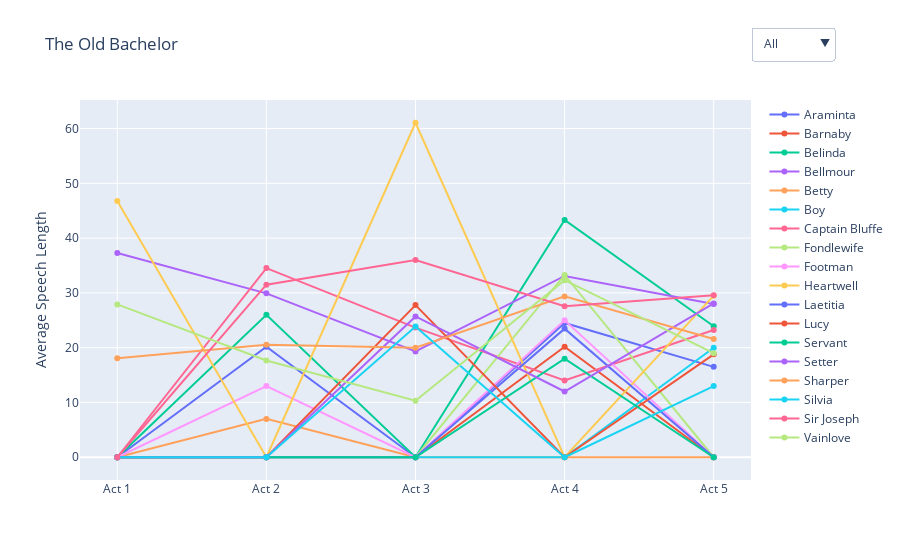
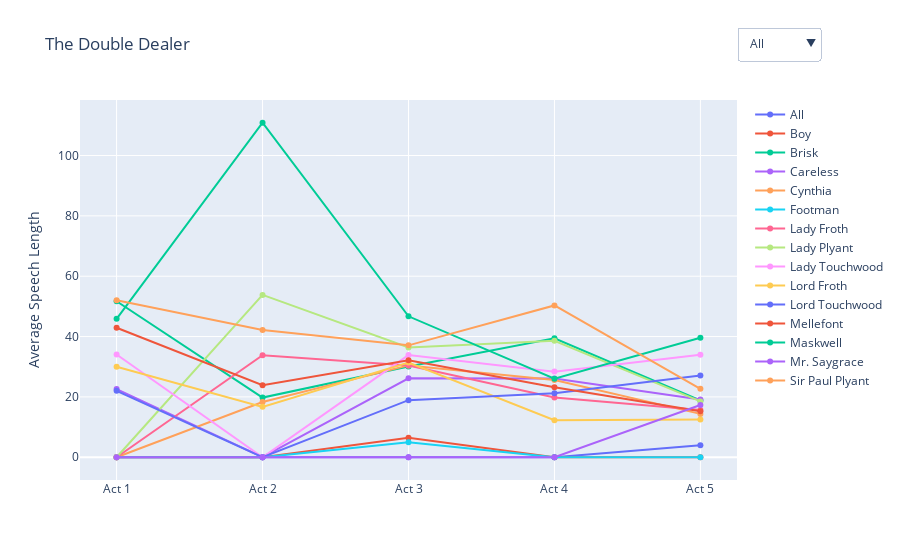
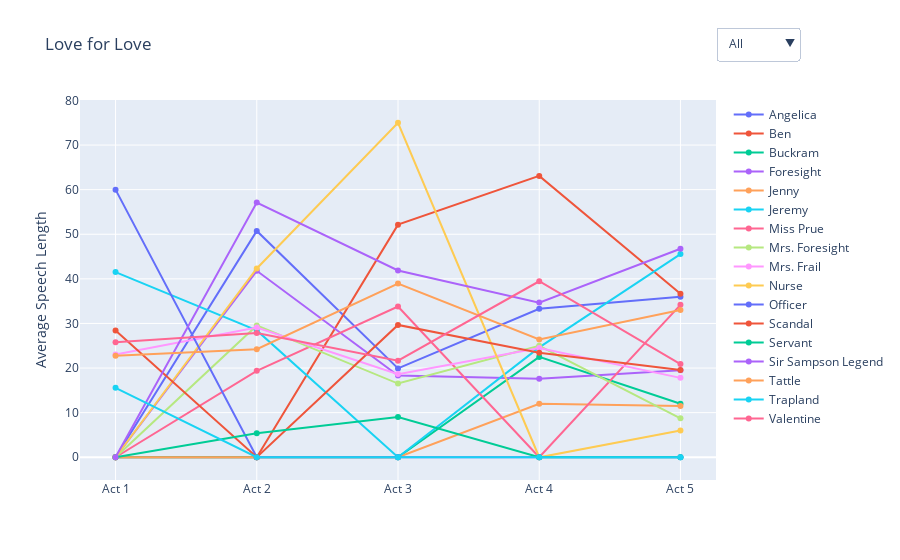
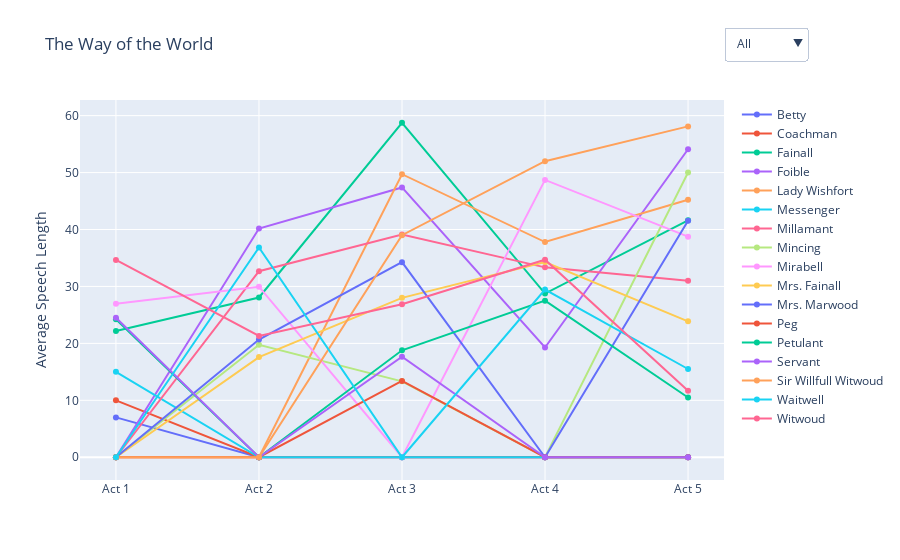

The cell these charts' notebook holds for them, in order:
### Code cell
create_line_graph(tob_avg_len, tob_men, tob_women, title="The Old Bachelor", filename="tob_avg_len")
create_line_graph(tdd_avg_len, tdd_men, tdd_women, title="The Double Dealer", filename="tdd_avg_len")
create_line_graph(lfl_avg_len, lfl_men, lfl_women, title="Love for Love", filename="lfl_avg_len")
create_line_graph(twotw_avg_len, twotw_men, twotw_women, title="The Way of the World", filename="twotw_avg_len")

### Figure 1 — Plotly figure (JSON) as saved in the notebook; plotly's stock layout.template omitted (floating-point values rounded to 4 significant figures)
{"data": [{"mode": "lines+markers", "name": "Araminta", "type": "scatter", "x": ["Act 1", "Act 2", "Act 3", "Act 4", "Act 5"], "y": [0, 20.16, 0, 24.52, 16.5]}, {"mode": "lines+markers", "name": "Barnaby", "type": "scatter", "x": ["Act 1", "Act 2", "Act 3", "Act 4", "Act 5"], "y": [0, 0, 0, 20.17, 0]}, {"mode": "lines+markers", "name": "Belinda", "type": "scatter", "x": ["Act 1", "Act 2", "Act 3", "Act 4", "Act 5"], "y": [0, 26, 0, 43.3, 23.92]}, {"mode": "lines+markers", "name": "Bellmour", "type": "scatter", "x": ["Act 1", "Act 2", "Act 3", "Act 4", "Act 5"], "y": [37.3, 29.92, 19.31, 33.09, 27.97]}, {"mode": "lines+markers", "name": "Betty", "type": "scatter", "x": ["Act 1", "Act 2", "Act 3", "Act 4", "Act 5"], "y": [0, 7, 0, 0, 0]}, {"mode": "lines+markers", "name": "Boy", "type": "scatter", "x": ["Act 1", "Act 2", "Act 3", "Act 4", "Act 5"], "y": [0, 0, 0, 0, 20]}, {"mode": "lines+markers", "name": "Captain Bluffe", "type": "scatter", "x": ["Act 1", "Act 2", "Act 3", "Act 4", "Act 5"], "y": [0, 34.53, 23.67, 14, 23.23]}, {"mode": "lines+markers", "name": "Fondlewife", "type": "scatter", "x": ["Act 1", "Act 2", "Act 3", "Act 4", "Act 5"], "y": [0, 0, 0, 33.27, 0]}, {"mode": "lines+markers", "name": "Footman", "type": "scatter", "x": ["Act 1", "Act 2", "Act 3", "Act 4", "Act 5"], "y": [0, 13, 0, 25, 0]}, {"mode": "lines+markers", "name": "Heartwell", "type": "scatter", "x": ["Act 1", "Act 2", "Act 3", "Act 4", "Act 5"], "y": [46.78, 0, 61.06, 0, 29.5]}, {"mode": "lines+markers", "name": "Laetitia", "type": "scatter", "x": ["Act 1", "Act 2", "Act 3", "Act 4", "Act 5"], "y": [0, 0, 0, 23.48, 0]}, {"mode": "lines+markers", "name": "Lucy", "type": "scatter", "x": ["Act 1", "Act 2", "Act 3", "Act 4", "Act 5"], "y": [0, 0, 27.78, 0, 18.79]}, {"mode": "lines+markers", "name": "Servant", "type": "scatter", "x": ["Act 1", "Act 2", "Act 3", "Act 4", "Act 5"], "y": [0, 0, 0, 18, 0]}, {"mode": "lines+markers", "name": "Setter", "type": "scatter", "x": ["Act 1", "Act 2", "Act 3", "Act 4", "Act 5"], "y": [0, 0, 25.71, 12, 28.07]}, {"mode": "lines+markers", "name": "Sharper", "type": "scatter", "x": ["Act 1", "Act 2", "Act 3", "Act 4", "Act 5"], "y": [18.08, 20.52, 20, 29.36, 21.59]}, {"mode": "lines+markers", "name": "Silvia", "type": "scatter", "x": ["Act 1", "Act 2", "Act 3", "Act 4", "Act 5"], "y": [0, 0, 23.86, 0, 13]}, {"mode": "lines+markers", "name": "Sir Joseph", "type": "scatter", "x": ["Act 1", "Act 2", "Act 3", "Act 4", "Act 5"], "y": [0, 31.5, 36, 27.57, 29.57]}, {"mode": "lines+markers", "name": "Vainlove", "type": "scatter", "x": ["Act 1", "Act 2", "Act 3", "Act 4", "Act 5"], "y": [27.9, 17.67, 10.33, 32.33, 19]}], "layout": {"autosize": true, "title": {"text": "The Old Bachelor"}, "updatemenus": [{"buttons": [{"args": [{"visible": [true, true, true, true, true, true, true, true, true, true, true, true, true, true, true, true, true, true]}, {"title": "The Old Bachelor"}], "label": "All", "method": "update"}, {"args": [{"visible": [false, false, false, true, false, false, true, true, false, true, false, false, true, true, true, false, true, true]}, {"title": "The Old Bachelor (Men)"}], "label": "Men", "method": "update"}, {"args": [{"visible": [true, false, true, false, true, false, false, false, false, false, true, true, false, false, false, true, false, false]}, {"title": "The Old Bachelor (Women)"}], "label": "Women", "method": "update"}, {"args": [{"visible": "legendonly"}, {"title": "The Old Bachelor (Custom)"}], "label": "Custom", "method": "update"}], "direction": "down", "showactive": true, "x": 1, "xanchor": "left", "y": 1.191, "yanchor": "top"}], "xaxis": {"autorange": true, "range": [-0.244, 4.244], "title": {"text": ""}, "type": "category"}, "yaxis": {"autorange": true, "range": [-5.039, 66.1], "title": {"text": "Average Speech Length"}, "type": "linear"}}}

### Figure 2 — Plotly figure (JSON) as saved in the notebook; plotly's stock layout.template omitted (floating-point values rounded to 4 significant figures)
{"data": [{"mode": "lines+markers", "name": "All", "type": "scatter", "x": ["Act 1", "Act 2", "Act 3", "Act 4", "Act 5"], "y": [0, 0, 0, 0, 4]}, {"mode": "lines+markers", "name": "Boy", "type": "scatter", "x": ["Act 1", "Act 2", "Act 3", "Act 4", "Act 5"], "y": [0, 0, 6.5, 0, 0]}, {"mode": "lines+markers", "name": "Brisk", "type": "scatter", "x": ["Act 1", "Act 2", "Act 3", "Act 4", "Act 5"], "y": [51.69, 19.78, 30.07, 39.41, 18.8]}, {"mode": "lines+markers", "name": "Careless", "type": "scatter", "x": ["Act 1", "Act 2", "Act 3", "Act 4", "Act 5"], "y": [22.58, 0, 26.15, 26.13, 19.17]}, {"mode": "lines+markers", "name": "Cynthia", "type": "scatter", "x": ["Act 1", "Act 2", "Act 3", "Act 4", "Act 5"], "y": [0, 18.3, 30.44, 25.59, 14.37]}, {"mode": "lines+markers", "name": "Footman", "type": "scatter", "x": ["Act 1", "Act 2", "Act 3", "Act 4", "Act 5"], "y": [0, 0, 5, 0, 0]}, {"mode": "lines+markers", "name": "Lady Froth", "type": "scatter", "x": ["Act 1", "Act 2", "Act 3", "Act 4", "Act 5"], "y": [0, 33.82, 30.41, 19.8, 15.67]}, {"mode": "lines+markers", "name": "Lady Plyant", "type": "scatter", "x": ["Act 1", "Act 2", "Act 3", "Act 4", "Act 5"], "y": [0, 53.81, 36.36, 38.61, 18.5]}, {"mode": "lines+markers", "name": "Lady Touchwood", "type": "scatter", "x": ["Act 1", "Act 2", "Act 3", "Act 4", "Act 5"], "y": [34.06, 0, 33.86, 28.38, 33.96]}, {"mode": "lines+markers", "name": "Lord Froth", "type": "scatter", "x": ["Act 1", "Act 2", "Act 3", "Act 4", "Act 5"], "y": [30, 16.7, 31.4, 12.25, 12.5]}, {"mode": "lines+markers", "name": "Lord Touchwood", "type": "scatter", "x": ["Act 1", "Act 2", "Act 3", "Act 4", "Act 5"], "y": [22, 0, 18.91, 21.25, 27.11]}, {"mode": "lines+markers", "name": "Mellefont", "type": "scatter", "x": ["Act 1", "Act 2", "Act 3", "Act 4", "Act 5"], "y": [42.92, 23.86, 32.17, 23.17, 15.22]}, {"mode": "lines+markers", "name": "Maskwell", "type": "scatter", "x": ["Act 1", "Act 2", "Act 3", "Act 4", "Act 5"], "y": [45.88, 110.9, 46.71, 26.05, 39.62]}, {"mode": "lines+markers", "name": "Mr. Saygrace", "type": "scatter", "x": ["Act 1", "Act 2", "Act 3", "Act 4", "Act 5"], "y": [0, 0, 0, 0, 17.33]}, {"mode": "lines+markers", "name": "Sir Paul Plyant", "type": "scatter", "x": ["Act 1", "Act 2", "Act 3", "Act 4", "Act 5"], "y": [52, 42.15, 37.09, 50.32, 22.69]}], "layout": {"autosize": true, "title": {"text": "The Double Dealer"}, "updatemenus": [{"buttons": [{"args": [{"visible": [true, true, true, true, true, true, true, true, true, true, true, true, true, true, true]}, {"title": "The Double Dealer"}], "label": "All", "method": "update"}, {"args": [{"visible": [false, false, true, true, false, false, false, false, false, true, true, true, true, false, true]}, {"title": "The Double Dealer (Men)"}], "label": "Men", "method": "update"}, {"args": [{"visible": [false, false, false, false, true, false, true, true, true, false, false, false, false, false, false]}, {"title": "The Double Dealer (Women)"}], "label": "Women", "method": "update"}, {"args": [{"visible": "legendonly"}, {"title": "The Double Dealer (Custom)"}], "label": "Custom", "method": "update"}], "direction": "down", "showactive": true, "x": 1, "xanchor": "left", "y": 1.191, "yanchor": "top"}], "xaxis": {"autorange": true, "range": [-0.2445, 4.244], "title": {"text": ""}, "type": "category"}, "yaxis": {"autorange": true, "range": [-9.149, 120.0], "title": {"text": "Average Speech Length"}, "type": "linear"}}}

### Figure 3 — Plotly figure (JSON) as saved in the notebook; plotly's stock layout.template omitted (floating-point values rounded to 4 significant figures)
{"data": [{"mode": "lines+markers", "name": "Angelica", "type": "scatter", "x": ["Act 1", "Act 2", "Act 3", "Act 4", "Act 5"], "y": [0, 50.75, 19.92, 33.3, 35.97]}, {"mode": "lines+markers", "name": "Ben", "type": "scatter", "x": ["Act 1", "Act 2", "Act 3", "Act 4", "Act 5"], "y": [0, 0, 52.15, 63.08, 36.67]}, {"mode": "lines+markers", "name": "Buckram", "type": "scatter", "x": ["Act 1", "Act 2", "Act 3", "Act 4", "Act 5"], "y": [0, 0, 0, 22.5, 12]}, {"mode": "lines+markers", "name": "Foresight", "type": "scatter", "x": ["Act 1", "Act 2", "Act 3", "Act 4", "Act 5"], "y": [0, 41.8, 18.33, 17.62, 19.52]}, {"mode": "lines+markers", "name": "Jenny", "type": "scatter", "x": ["Act 1", "Act 2", "Act 3", "Act 4", "Act 5"], "y": [0, 0, 0, 12, 11.5]}, {"mode": "lines+markers", "name": "Jeremy", "type": "scatter", "x": ["Act 1", "Act 2", "Act 3", "Act 4", "Act 5"], "y": [41.52, 28.43, 0, 24.63, 45.56]}, {"mode": "lines+markers", "name": "Miss Prue", "type": "scatter", "x": ["Act 1", "Act 2", "Act 3", "Act 4", "Act 5"], "y": [0, 19.38, 33.8, 0, 34.18]}, {"mode": "lines+markers", "name": "Mrs. Foresight", "type": "scatter", "x": ["Act 1", "Act 2", "Act 3", "Act 4", "Act 5"], "y": [0, 29.56, 16.52, 25, 8.73]}, {"mode": "lines+markers", "name": "Mrs. Frail", "type": "scatter", "x": ["Act 1", "Act 2", "Act 3", "Act 4", "Act 5"], "y": [23.04, 29.09, 18.64, 24.5, 17.8]}, {"mode": "lines+markers", "name": "Nurse", "type": "scatter", "x": ["Act 1", "Act 2", "Act 3", "Act 4", "Act 5"], "y": [0, 42.33, 75, 0, 6]}, {"mode": "lines+markers", "name": "Officer", "type": "scatter", "x": ["Act 1", "Act 2", "Act 3", "Act 4", "Act 5"], "y": [60, 0, 0, 0, 0]}, {"mode": "lines+markers", "name": "Scandal", "type": "scatter", "x": ["Act 1", "Act 2", "Act 3", "Act 4", "Act 5"], "y": [28.44, 0, 29.67, 23.43, 19.55]}, {"mode": "lines+markers", "name": "Servant", "type": "scatter", "x": ["Act 1", "Act 2", "Act 3", "Act 4", "Act 5"], "y": [0, 5.4, 9, 0, 0]}, {"mode": "lines+markers", "name": "Sir Sampson Legend", "type": "scatter", "x": ["Act 1", "Act 2", "Act 3", "Act 4", "Act 5"], "y": [0, 57.11, 41.87, 34.67, 46.74]}, {"mode": "lines+markers", "name": "Tattle", "type": "scatter", "x": ["Act 1", "Act 2", "Act 3", "Act 4", "Act 5"], "y": [22.73, 24.24, 38.96, 26.42, 33.03]}, {"mode": "lines+markers", "name": "Trapland", "type": "scatter", "x": ["Act 1", "Act 2", "Act 3", "Act 4", "Act 5"], "y": [15.56, 0, 0, 0, 0]}, {"mode": "lines+markers", "name": "Valentine", "type": "scatter", "x": ["Act 1", "Act 2", "Act 3", "Act 4", "Act 5"], "y": [25.81, 27.86, 21.64, 39.46, 20.89]}], "layout": {"autosize": true, "title": {"text": "Love for Love"}, "updatemenus": [{"buttons": [{"args": [{"visible": [true, true, true, true, true, true, true, true, true, true, true, true, true, true, true, true, true]}, {"title": "Love for Love"}], "label": "All", "method": "update"}, {"args": [{"visible": [false, true, true, true, false, true, false, false, false, false, false, true, false, true, true, true, true]}, {"title": "Love for Love (Men)"}], "label": "Men", "method": "update"}, {"args": [{"visible": [true, false, false, false, true, false, true, true, true, true, false, false, false, false, false, false, false]}, {"title": "Love for Love (Women)"}], "label": "Women", "method": "update"}, {"args": [{"visible": "legendonly"}, {"title": "Love for Love (Custom)"}], "label": "Custom", "method": "update"}], "direction": "down", "showactive": true, "x": 1, "xanchor": "left", "y": 1.191, "yanchor": "top"}], "xaxis": {"autorange": true, "range": [-0.245, 4.245], "title": {"text": ""}, "type": "category"}, "yaxis": {"autorange": true, "range": [-6.189, 81.19], "title": {"text": "Average Speech Length"}, "type": "linear"}}}

### Figure 4 — Plotly figure (JSON) as saved in the notebook; plotly's stock layout.template omitted (floating-point values rounded to 4 significant figures)
{"data": [{"mode": "lines+markers", "name": "Betty", "type": "scatter", "x": ["Act 1", "Act 2", "Act 3", "Act 4", "Act 5"], "y": [7, 0, 0, 0, 0]}, {"mode": "lines+markers", "name": "Coachman", "type": "scatter", "x": ["Act 1", "Act 2", "Act 3", "Act 4", "Act 5"], "y": [10, 0, 0, 0, 0]}, {"mode": "lines+markers", "name": "Fainall", "type": "scatter", "x": ["Act 1", "Act 2", "Act 3", "Act 4", "Act 5"], "y": [22.16, 28.06, 58.75, 28.75, 41.61]}, {"mode": "lines+markers", "name": "Foible", "type": "scatter", "x": ["Act 1", "Act 2", "Act 3", "Act 4", "Act 5"], "y": [0, 40.17, 47.39, 19.28, 54.09]}, {"mode": "lines+markers", "name": "Lady Wishfort", "type": "scatter", "x": ["Act 1", "Act 2", "Act 3", "Act 4", "Act 5"], "y": [0, 0, 49.71, 37.8, 45.22]}, {"mode": "lines+markers", "name": "Messenger", "type": "scatter", "x": ["Act 1", "Act 2", "Act 3", "Act 4", "Act 5"], "y": [15, 0, 0, 0, 0]}, {"mode": "lines+markers", "name": "Millamant", "type": "scatter", "x": ["Act 1", "Act 2", "Act 3", "Act 4", "Act 5"], "y": [0, 32.68, 39.12, 33.35, 31]}, {"mode": "lines+markers", "name": "Mincing", "type": "scatter", "x": ["Act 1", "Act 2", "Act 3", "Act 4", "Act 5"], "y": [0, 19.75, 13.33, 0, 50]}, {"mode": "lines+markers", "name": "Mirabell", "type": "scatter", "x": ["Act 1", "Act 2", "Act 3", "Act 4", "Act 5"], "y": [26.96, 29.95, 0, 48.71, 38.74]}, {"mode": "lines+markers", "name": "Mrs. Fainall", "type": "scatter", "x": ["Act 1", "Act 2", "Act 3", "Act 4", "Act 5"], "y": [0, 17.59, 28, 34.29, 23.87]}, {"mode": "lines+markers", "name": "Mrs. Marwood", "type": "scatter", "x": ["Act 1", "Act 2", "Act 3", "Act 4", "Act 5"], "y": [0, 20.67, 34.27, 0, 41.53]}, {"mode": "lines+markers", "name": "Peg", "type": "scatter", "x": ["Act 1", "Act 2", "Act 3", "Act 4", "Act 5"], "y": [0, 0, 13.4, 0, 0]}, {"mode": "lines+markers", "name": "Petulant", "type": "scatter", "x": ["Act 1", "Act 2", "Act 3", "Act 4", "Act 5"], "y": [24.23, 0, 18.79, 27.5, 10.5]}, {"mode": "lines+markers", "name": "Servant", "type": "scatter", "x": ["Act 1", "Act 2", "Act 3", "Act 4", "Act 5"], "y": [24.5, 0, 17.67, 0, 0]}, {"mode": "lines+markers", "name": "Sir Willfull Witwoud", "type": "scatter", "x": ["Act 1", "Act 2", "Act 3", "Act 4", "Act 5"], "y": [0, 0, 39, 52, 58.11]}, {"mode": "lines+markers", "name": "Waitwell", "type": "scatter", "x": ["Act 1", "Act 2", "Act 3", "Act 4", "Act 5"], "y": [0, 36.83, 0, 29.45, 15.5]}, {"mode": "lines+markers", "name": "Witwoud", "type": "scatter", "x": ["Act 1", "Act 2", "Act 3", "Act 4", "Act 5"], "y": [34.65, 21.3, 26.88, 34.7, 11.67]}], "layout": {"autosize": true, "title": {"text": "The Way of the World"}, "updatemenus": [{"buttons": [{"args": [{"visible": [true, true, true, true, true, true, true, true, true, true, true, true, true, true, true, true, true]}, {"title": "The Way of the World"}], "label": "All", "method": "update"}, {"args": [{"visible": [false, false, true, false, false, false, false, false, true, false, false, false, true, false, true, true, true]}, {"title": "The Way of the World (Men)"}], "label": "Men", "method": "update"}, {"args": [{"visible": [false, false, false, true, true, false, true, true, false, true, true, false, false, false, false, false, false]}, {"title": "The Way of the World (Women)"}], "label": "Women", "method": "update"}, {"args": [{"visible": "legendonly"}, {"title": "The Way of the World (Custom)"}], "label": "Custom", "method": "update"}], "direction": "down", "showactive": true, "x": 1, "xanchor": "left", "y": 1.191, "yanchor": "top"}], "xaxis": {"autorange": true, "range": [-0.2448, 4.245], "title": {"text": ""}, "type": "category"}, "yaxis": {"autorange": true, "range": [-4.848, 63.6], "title": {"text": "Average Speech Length"}, "type": "linear"}}}
